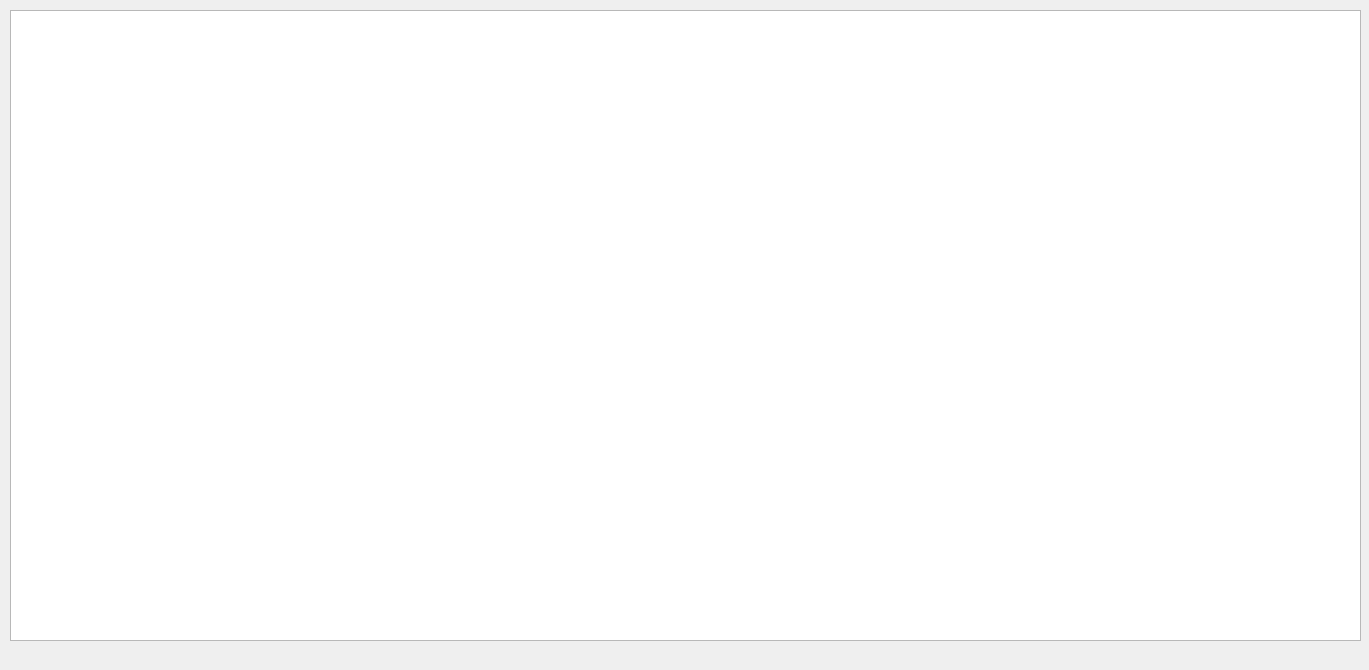
<?xml version="1.0" encoding="UTF-8"?>
<ui version="4.0">
 <class>MainWindow</class>
 <widget class="QMainWindow" name="MainWindow">
  <property name="geometry">
   <rect>
    <x>0</x>
    <y>0</y>
    <width>1369</width>
    <height>670</height>
   </rect>
  </property>
  <property name="minimumSize">
   <size>
    <width>1369</width>
    <height>670</height>
   </size>
  </property>
  <property name="maximumSize">
   <size>
    <width>1369</width>
    <height>670</height>
   </size>
  </property>
  <property name="windowTitle">
   <string>Clone Graph</string>
  </property>
  <widget class="QWidget" name="centralWidget">
   <widget class="QGraphicsView" name="graphicsView">
    <property name="geometry">
     <rect>
      <x>10</x>
      <y>10</y>
      <width>1351</width>
      <height>631</height>
     </rect>
    </property>
   </widget>
  </widget>
  <widget class="QMenuBar" name="menuBar">
   <property name="geometry">
    <rect>
     <x>0</x>
     <y>0</y>
     <width>1369</width>
     <height>24</height>
    </rect>
   </property>
  </widget>
 </widget>
 <layoutdefault spacing="6" margin="11"/>
 <resources/>
 <connections/>
</ui>
